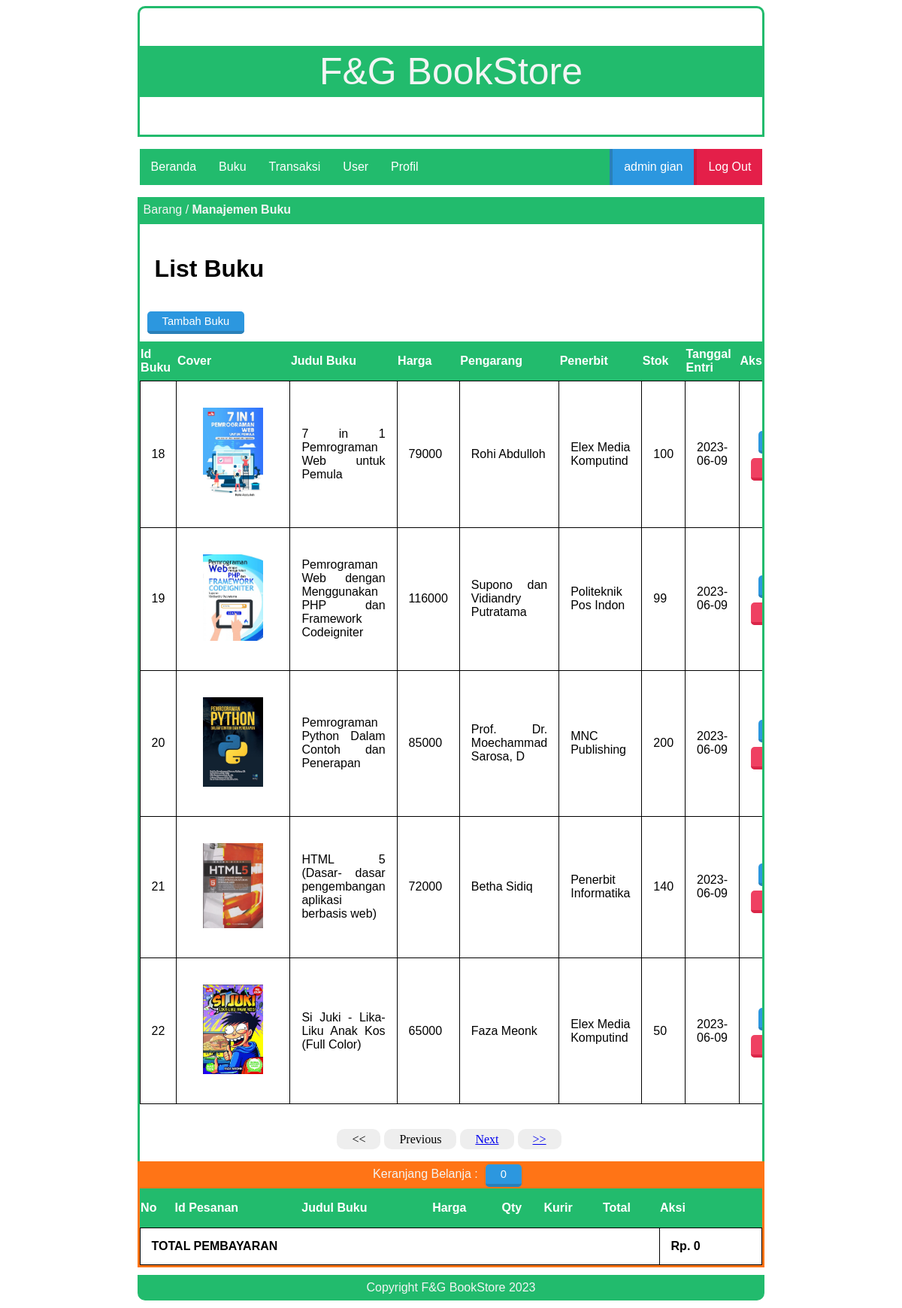
The app's page /index.php?page=barang (signed in) with its own data.
### tables this page shows
CREATE TABLE `tbl_buku` (
  `id_buku` int(100) NOT NULL,
  `judul` varchar(100) NOT NULL,
  `harga` int(20) NOT NULL,
  `pengarang` varchar(30) NOT NULL,
  `penerbit` varchar(20) NOT NULL,
  `stok` int(5) NOT NULL,
  `created` date NOT NULL,
  `nama_image` varchar(50) NOT NULL,
  `type_image` varchar(50) NOT NULL,
  `size_image` bigint(20) NOT NULL
);

### page/admin/barang/barang.php (the view, shortened to what this page needs)
<div class="box-title">
    <p>Barang / <b>Manajemen Buku</b></p>
</div>
<div id="box">
  <?php
      include 'lib/koneksi.php';
      $hal = isset($_GET['hal']) ? $_GET['hal'] : 1;
      $batas = 5;
      $posisi = ($hal-1) * $batas;
      $query = $conn->prepare("SELECT * FROM tbl_buku LIMIT $posisi, $batas");
      $query->execute();
      $data = $query->fetchAll();
  ?>
  <h1>List Buku</h1>
  <a href="?page=tambah_barang"class="tombol-biru">Tambah Buku</a><br><br>
  <table class="news">
    <tr>
      <th>Id Buku</th>
      <th>Cover</th>
      <th>Judul Buku</th>
      <th>Harga</th>
      <th>Pengarang</th>
      <th>Penerbit</th>
      <th>Stok</th>
      <th>Tanggal Entri</th>
      <th>Aksi</th>
    </tr>
    <?php
    foreach ($data as $value): ?>
        <tr>
            <td><?php echo $value['id_buku'] ?></td>
            <td>
              <img src="img/buku/<?= $value['nama_image'];?>" width="80">
            </td>
            <td><?php echo $value['judul'] ?></td>
            <td><?php echo $value['harga'] ?></td>
            <td><?php echo $value['pengarang'] ?></td>
            <td><?php echo $value['penerbit'] ?></td>
            <td><?php echo $value['stok'] ?></td>
            <td><?php echo $value['created'] ?></td>
            <td>
              <a class="tombol-biru" href="?page=edit_barang&id=<?php echo $value['id_buku']; ?>">Ubah</a><br><br>
              <a class="tombol-merah" href="?page=hapus_barang&id=<?php echo $value['id_buku']; ?>">Hapus</a>
            </td>
        </tr>
    <?php
    endforeach;
     ?>
  </table>
  <br>
  <?php
    $semua = $conn->prepare("SELECT * FROM tbl_buku");
    $semua->execute();
    $jmldata = $semua->rowCount();
    $jmlhal = ceil($jmldata/$batas);
    $sebelum = $hal - 1;
    $berikut = $hal + 1;
    echo "<div class='paging'>";
    if ($hal > 1){
      echo "<span><a href='?page=barang&hal=1'><<</a></span>";
      echo "<span><a href='?page=barang&hal=$sebelum'>Previous</a></span>";
    }else {
      echo "<span><<</span>";
      echo "<span>Previous</span>";
    }
    if ($hal < $jmlhal){
      echo "<span><a href='?page=barang&hal=$berikut'>Next</a></span>";
      echo "<span><a href='?page=barang&hal=$jmlhal'>>></a></span>";
    }else {
      echo "<span>Next</span>";
      echo "<span>>></span>";
    }
    echo "</div>";
  ?>
</div>

### style.css (style rules this page uses)
.box-title { background: #22bb6d; width: 70%; height: 30px; margin: auto; border: 3px solid #22bb6d; }
.box-title p { color: #f3f5f4; margin: 5px 5px; font-family: sans-serif; }
#box { border-bottom: 0px; border-left: 3px solid #22bb6d; border-right: 3px solid #22bb6d; width: 70%; margin: auto; min-height: 200px; overflow: hidden; }
table.news { border-collapse: collapse; width: 100%; }
.news td { padding: 15px; border: 1px solid black; }
.news th { background-color: #22bb6d; color: white; height: 50px; }
.paging { text-align: center; margin: 20px; }
.paging span { padding: 5px 20px; margin-right: 5px; background: #eee; border-radius: 10px; }
#box p,h1,h2,table,tr,td,img { font-family: sans-serif; padding: 20px; text-align: justify; }
.tombol-biru { background:#2C97DF; color:white; border-top:0; border-left:0; border-right:0; border-bottom:4px solid #2A80B9; border-radius: 5px; padding:5px 20px; text-decoration:none; font-family:sans-serif; font-size:11pt; margin:10px; }
.tombol-merah { background:#ef4162; color:white; border-top:0; border-left:0; border-right:0; border-bottom:4px solid #da2648; border-radius: 5px; padding:5px 20px; text-decoration:none; font-family:sans-serif; font-size:11pt; }

### records on screen
tbl_buku: id_buku "18", nama_image (picture), judul "7 in 1 Pemrograman Web untuk Pemula", harga "79000", pengarang "Rohi Abdulloh", penerbit "Elex Media Komputind", stok "100", created "2023-06-09"
tbl_buku: id_buku "19", nama_image (picture), judul "Pemrograman Web dengan Menggunakan PHP dan Framework Codeigniter", harga "116000", pengarang "Supono dan Vidiandry Putratama", penerbit "Politeknik Pos Indon", stok "99", created "2023-06-09"
tbl_buku: id_buku "20", nama_image (picture), judul "Pemrograman Python Dalam Contoh dan Penerapan", harga "85000", pengarang "Prof. Dr. Moechammad Sarosa, D", penerbit "MNC Publishing", stok "200", created "2023-06-09"
tbl_buku: id_buku "21", nama_image (picture), judul "HTML 5 (Dasar- dasar pengembangan aplikasi berbasis web)", harga "72000", pengarang "Betha Sidiq", penerbit "Penerbit Informatika", stok "140", created "2023-06-09"
tbl_buku: id_buku "22", nama_image (picture), judul "Si Juki - Lika-Liku Anak Kos (Full Color)", harga "65000", pengarang "Faza Meonk", penerbit "Elex Media Komputind", stok "50", created "2023-06-09"

### other values on screen
$title "admin"
$user "gian"
$count "0"
$jumlah "0"
